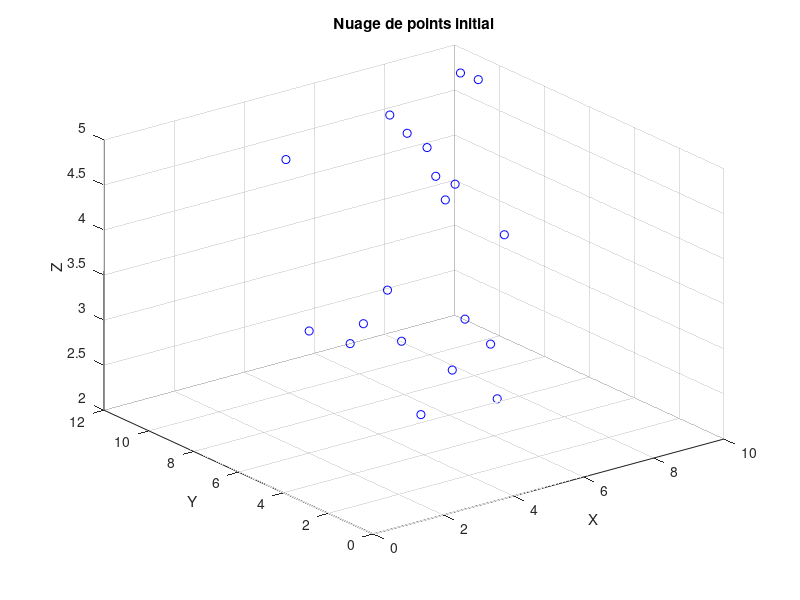
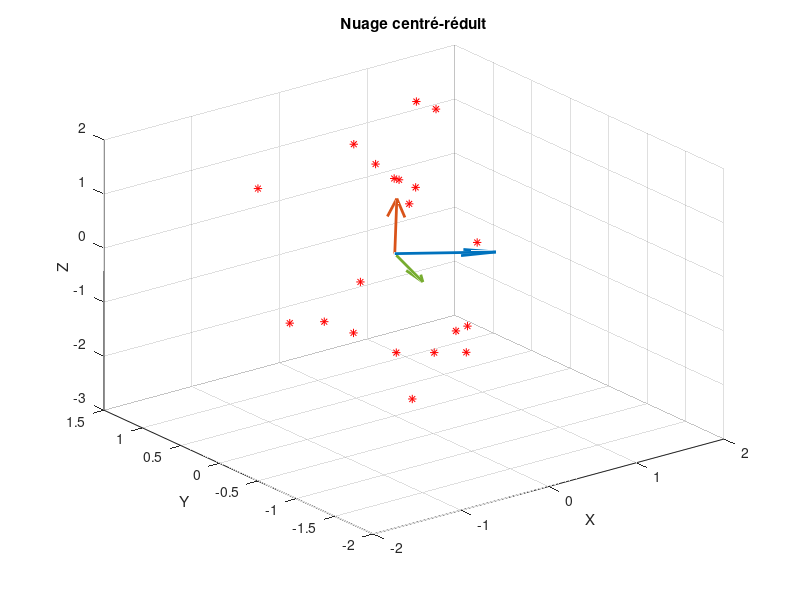

Write MATLAB code to recreate these figures, in order.
% Données initiales
X = [9.01 8.05 9.07 8.09 6.1 7.3 7.5 5.7 1 1.5 2 2.5 3 3.5 4.5 1 5.5 6 7 4.3];
Y = [10.2 9.8 9.5 9 8.8 8.2 6.2 7.4 2 5.2 1 7.8 0.6 6.5 6.4 0.3 6.2 4.15 5.1 3.2];
Z = [5 4 5 4 5 4 2 5 4 3.5 3 5 4 3 3.5 4 5 3 4 3];

% Combinaison en une seule matrice (chaque colonne correspond à une variable)
A = [X' Y' Z'];

% Visualisation du nuage de points en 3D
figure;
plot3(X, Y, Z, 'bo');
grid on;
title('Nuage de points initial');
xlabel('X'); ylabel('Y'); zlabel('Z');

% Centrage des variables
X = A(:,1) - mean(A(:,1));
Y = A(:,2) - mean(A(:,2));
Z = A(:,3) - mean(A(:,3));

% Réduction (normalisation)
X = X / sqrt((1/20) * X' * X);
Y = Y / sqrt((1/20) * Y' * Y);
Z = Z / sqrt((1/20) * Z' * Z);

% Nouvelle matrice centrée-réduite
A = [X Y Z];

% Affichage du nuage centré-réduit
figure;
plot3(X, Y, Z, 'r*');
grid on;
title('Nuage centré-réduit');
xlabel('X'); ylabel('Y'); zlabel('Z');

% Calcul de la matrice de covariance
Mat_Cov = cov(A, 1);

% Valeurs et vecteurs propres (analyse en composantes principales)
[Vecteur, Valeur] = eig(Mat_Cov);

% Affichage des axes principaux
hold on;
quiver3(mean(X), mean(Y), mean(Z), Vecteur(1,1), Vecteur(2,1), Vecteur(3,1), 'LineWidth', 2);
quiver3(mean(X), mean(Y), mean(Z), Vecteur(1,2), Vecteur(2,2), Vecteur(3,2), 'LineWidth', 2);
quiver3(mean(X), mean(Y), mean(Z), Vecteur(1,3), Vecteur(2,3), Vecteur(3,3), 'LineWidth', 2);
hold off;

% Normalisation des vecteurs propres
Vect1_norm = Vecteur(:,1) / norm(Vecteur(:,1));
Vect2_norm = Vecteur(:,2) / norm(Vecteur(:,2));
Vect3_norm = Vecteur(:,3) / norm(Vecteur(:,3));

% Vérification de l'orthogonalité
disp('--- Vérification orthogonalité ---');
disp(Vect1_norm' * Vect1_norm);
disp(Vect2_norm' * Vect2_norm);
disp(Vect3_norm' * Vect3_norm);
disp(Vect1_norm' * Vect2_norm);
disp(Vect2_norm' * Vect3_norm);
disp(Vect1_norm' * Vect3_norm);
